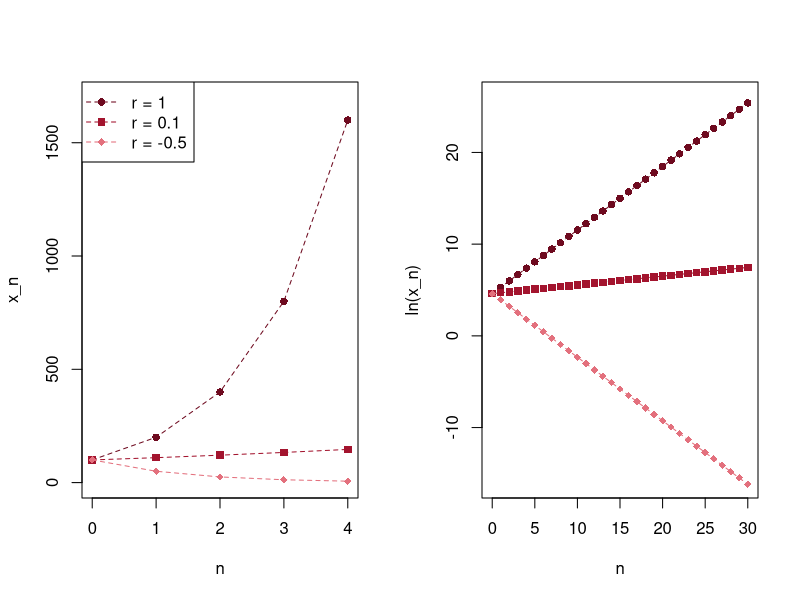

Generate this figure with R:
# Abb. 1.17: geometrisches Wachstum mit Wachstumsrate r (Buch, Abschnitt 1.3, Gl. 1.24)
# x_{n+1} = (1 + r) x_n mit x_0 = 100; links x_n, rechts ln(x_n)
# (c) 2026 Philipp Kügler · Programm zum Buch „Dynamische Systeme in den Lebenswissenschaften“ · MIT-Lizenz (siehe LICENSE)
x0 <- 100; N <- 30
n <- 0:N
rot <- c(rgb(0.43, 0.04, 0.12), rgb(0.64, 0.08, 0.18), rgb(0.89, 0.44, 0.49)); zeichen <- c(16, 15, 18)
rs <- c(1, 0.1, -0.5)
par(mfrow = c(1, 2))
plot(NULL, xlim = c(0, 4), ylim = c(0, 1700), xlab = "n", ylab = "x_n")
for (i in 1:3) {
  x <- x0 * (1 + rs[i])^n
  lines(n[1:5], x[1:5], type = "o", lty = 2, pch = zeichen[i], col = rot[i])
}
legend("topleft", legend = sprintf("r = %g", rs), col = rot, pch = zeichen, lty = 2)
plot(NULL, xlim = c(0, N), ylim = c(-16, 26), xlab = "n", ylab = "ln(x_n)")
for (i in 1:3) {
  r <- rs[i]
  x <- x0 * (1 + r)^n
  lines(n, log(x), type = "o", lty = 2, pch = zeichen[i], col = rot[i])
  cat(sprintf("r = %g:  Steigung von ln(x_n) = ln(1 + r) = %.4f\n", r, log(1 + r)))
}
